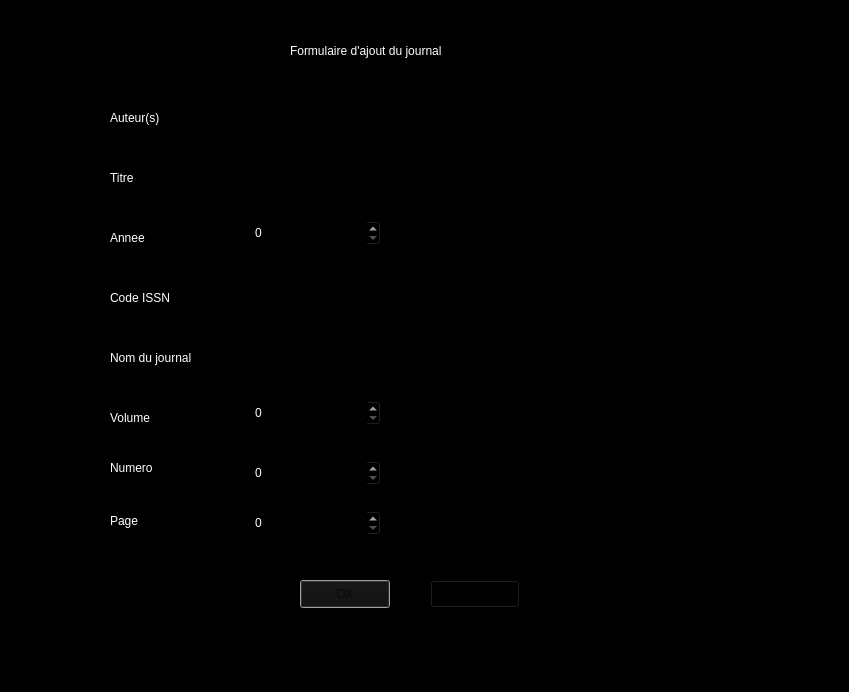
<?xml version="1.0" encoding="UTF-8"?>
<ui version="4.0">
 <class>AjoutJournalInterface</class>
 <widget class="QDialog" name="AjoutJournalInterface">
  <property name="geometry">
   <rect>
    <x>0</x>
    <y>0</y>
    <width>849</width>
    <height>692</height>
   </rect>
  </property>
  <property name="windowTitle">
   <string>AjoutJournalInterface</string>
  </property>
  <property name="styleSheet">
   <string notr="true">background-color: rgb(0, 0, 0);
selection-background-color: rgb(255, 255, 255);
selection-color: rgb(0, 0, 0);
font: 75 14pt &quot;Bitstream Charter&quot;;
alternate-background-color: rgb(255, 255, 255);
color: rgb(255, 255, 255);
font: 10pt &quot;Lohit Telugu&quot;;</string>
  </property>
  <widget class="QLineEdit" name="nom">
   <property name="geometry">
    <rect>
     <x>250</x>
     <y>340</y>
     <width>501</width>
     <height>28</height>
    </rect>
   </property>
   <property name="styleSheet">
    <string notr="true">color: rgb(255, 255, 255);
font: 25 italic 11pt &quot;Ubuntu&quot;;</string>
   </property>
  </widget>
  <widget class="QLineEdit" name="titre">
   <property name="geometry">
    <rect>
     <x>250</x>
     <y>160</y>
     <width>501</width>
     <height>28</height>
    </rect>
   </property>
   <property name="styleSheet">
    <string notr="true">color: rgb(255, 255, 255);
font: 25 italic 11pt &quot;Ubuntu&quot;;</string>
   </property>
  </widget>
  <widget class="QPushButton" name="sauvegarder">
   <property name="geometry">
    <rect>
     <x>300</x>
     <y>580</y>
     <width>90</width>
     <height>28</height>
    </rect>
   </property>
   <property name="styleSheet">
    <string notr="true">color:rgb(8, 8, 8)</string>
   </property>
   <property name="text">
    <string>OK</string>
   </property>
  </widget>
  <widget class="QLineEdit" name="auteurs">
   <property name="geometry">
    <rect>
     <x>250</x>
     <y>100</y>
     <width>501</width>
     <height>28</height>
    </rect>
   </property>
   <property name="styleSheet">
    <string notr="true">color: rgb(255, 255, 255);
font: 25 italic 11pt &quot;Ubuntu&quot;;</string>
   </property>
  </widget>
  <widget class="QLabel" name="label">
   <property name="geometry">
    <rect>
     <x>110</x>
     <y>110</y>
     <width>81</width>
     <height>16</height>
    </rect>
   </property>
   <property name="styleSheet">
    <string notr="true">color: rgb(255, 255, 255);
font: 25 italic 14pt &quot;Ubuntu&quot;;</string>
   </property>
   <property name="text">
    <string>Auteur(s)</string>
   </property>
  </widget>
  <widget class="QLabel" name="label_2">
   <property name="geometry">
    <rect>
     <x>110</x>
     <y>170</y>
     <width>58</width>
     <height>16</height>
    </rect>
   </property>
   <property name="styleSheet">
    <string notr="true">color: rgb(255, 255, 255);
font: 25 italic 14pt &quot;Ubuntu&quot;;</string>
   </property>
   <property name="text">
    <string>Titre</string>
   </property>
  </widget>
  <widget class="QLabel" name="label_6">
   <property name="geometry">
    <rect>
     <x>110</x>
     <y>410</y>
     <width>71</width>
     <height>16</height>
    </rect>
   </property>
   <property name="styleSheet">
    <string notr="true">color: rgb(255, 255, 255);
font: 25 italic 14pt &quot;Ubuntu&quot;;</string>
   </property>
   <property name="text">
    <string>Volume</string>
   </property>
  </widget>
  <widget class="QLineEdit" name="identifiant">
   <property name="geometry">
    <rect>
     <x>250</x>
     <y>280</y>
     <width>501</width>
     <height>28</height>
    </rect>
   </property>
   <property name="styleSheet">
    <string notr="true">color: rgb(255, 255, 255);
font: 25 italic 11pt &quot;Ubuntu&quot;;</string>
   </property>
  </widget>
  <widget class="QPushButton" name="annuler">
   <property name="geometry">
    <rect>
     <x>430</x>
     <y>580</y>
     <width>90</width>
     <height>28</height>
    </rect>
   </property>
   <property name="styleSheet">
    <string notr="true">color:rgb(2, 2, 2)</string>
   </property>
   <property name="text">
    <string>Annuler</string>
   </property>
  </widget>
  <widget class="QLabel" name="label_3">
   <property name="geometry">
    <rect>
     <x>110</x>
     <y>230</y>
     <width>71</width>
     <height>16</height>
    </rect>
   </property>
   <property name="styleSheet">
    <string notr="true">color: rgb(255, 255, 255);
font: 25 italic 14pt &quot;Ubuntu&quot;;</string>
   </property>
   <property name="text">
    <string>Annee</string>
   </property>
  </widget>
  <widget class="QLabel" name="label_5">
   <property name="geometry">
    <rect>
     <x>110</x>
     <y>290</y>
     <width>101</width>
     <height>16</height>
    </rect>
   </property>
   <property name="styleSheet">
    <string notr="true">color: rgb(255, 255, 255);
font: 25 italic 14pt &quot;Ubuntu&quot;;</string>
   </property>
   <property name="text">
    <string>Code ISSN</string>
   </property>
  </widget>
  <widget class="QSpinBox" name="annee">
   <property name="geometry">
    <rect>
     <x>250</x>
     <y>220</y>
     <width>131</width>
     <height>26</height>
    </rect>
   </property>
   <property name="styleSheet">
    <string notr="true">color: rgb(255, 255, 255);
font: 25 italic 11pt &quot;Ubuntu&quot;;</string>
   </property>
   <property name="maximum">
    <number>5000</number>
   </property>
  </widget>
  <widget class="QLabel" name="label_4">
   <property name="geometry">
    <rect>
     <x>110</x>
     <y>350</y>
     <width>131</width>
     <height>16</height>
    </rect>
   </property>
   <property name="styleSheet">
    <string notr="true">color: rgb(255, 255, 255);
font: 25 italic 14pt &quot;Ubuntu&quot;;</string>
   </property>
   <property name="text">
    <string>Nom du journal</string>
   </property>
  </widget>
  <widget class="QSpinBox" name="volume">
   <property name="geometry">
    <rect>
     <x>250</x>
     <y>400</y>
     <width>131</width>
     <height>26</height>
    </rect>
   </property>
   <property name="styleSheet">
    <string notr="true">color: rgb(255, 255, 255);
font: 25 italic 11pt &quot;Ubuntu&quot;;</string>
   </property>
   <property name="maximum">
    <number>10000</number>
   </property>
  </widget>
  <widget class="QSpinBox" name="numero">
   <property name="geometry">
    <rect>
     <x>250</x>
     <y>460</y>
     <width>131</width>
     <height>26</height>
    </rect>
   </property>
   <property name="styleSheet">
    <string notr="true">color: rgb(255, 255, 255);
font: 25 italic 11pt &quot;Ubuntu&quot;;</string>
   </property>
   <property name="maximum">
    <number>10000</number>
   </property>
  </widget>
  <widget class="QSpinBox" name="page">
   <property name="geometry">
    <rect>
     <x>250</x>
     <y>510</y>
     <width>131</width>
     <height>26</height>
    </rect>
   </property>
   <property name="styleSheet">
    <string notr="true">color: rgb(255, 255, 255);
font: 25 italic 11pt &quot;Ubuntu&quot;;</string>
   </property>
   <property name="maximum">
    <number>10000</number>
   </property>
  </widget>
  <widget class="QLabel" name="label_7">
   <property name="geometry">
    <rect>
     <x>110</x>
     <y>460</y>
     <width>91</width>
     <height>16</height>
    </rect>
   </property>
   <property name="styleSheet">
    <string notr="true">color: rgb(255, 255, 255);
font: 25 italic 14pt &quot;Ubuntu&quot;;</string>
   </property>
   <property name="text">
    <string>Numero</string>
   </property>
  </widget>
  <widget class="QLabel" name="label_8">
   <property name="geometry">
    <rect>
     <x>110</x>
     <y>510</y>
     <width>58</width>
     <height>21</height>
    </rect>
   </property>
   <property name="styleSheet">
    <string notr="true">color: rgb(255, 255, 255);
font: 25 italic 14pt &quot;Ubuntu&quot;;</string>
   </property>
   <property name="text">
    <string>Page</string>
   </property>
  </widget>
  <widget class="QLabel" name="label_9">
   <property name="geometry">
    <rect>
     <x>290</x>
     <y>30</y>
     <width>311</width>
     <height>41</height>
    </rect>
   </property>
   <property name="styleSheet">
    <string notr="true">font: 25 italic 16pt &quot;URW Bookman [UKWN]&quot;;</string>
   </property>
   <property name="text">
    <string>Formulaire d'ajout du journal</string>
   </property>
  </widget>
 </widget>
 <resources/>
 <connections>
  <connection>
   <sender>annuler</sender>
   <signal>clicked()</signal>
   <receiver>AjoutJournalInterface</receiver>
   <slot>close()</slot>
   <hints>
    <hint type="sourcelabel">
     <x>334</x>
     <y>443</y>
    </hint>
    <hint type="destinationlabel">
     <x>283</x>
     <y>272</y>
    </hint>
   </hints>
  </connection>
  <connection>
   <sender>sauvegarder</sender>
   <signal>clicked()</signal>
   <receiver>AjoutJournalInterface</receiver>
   <slot>valideEnregistrement()</slot>
   <hints>
    <hint type="sourcelabel">
     <x>164</x>
     <y>443</y>
    </hint>
    <hint type="destinationlabel">
     <x>283</x>
     <y>272</y>
    </hint>
   </hints>
  </connection>
 </connections>
 <slots>
  <slot>valideEnregistrement()</slot>
 </slots>
</ui>
